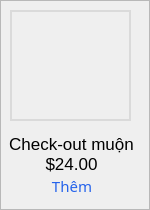
           <widget class="QFrame" name="frmServiceRow9">
            <property name="sizePolicy">
             <sizepolicy hsizetype="Preferred" vsizetype="Preferred">
              <horstretch>0</horstretch>
              <verstretch>0</verstretch>
             </sizepolicy>
            </property>
            <property name="minimumSize">
             <size>
              <width>0</width>
              <height>50</height>
             </size>
            </property>
            <property name="styleSheet">
             <string notr="true">#frame_33 {
	background-color: transparent;
	border:1px;
}</string>
            </property>
            <property name="frameShape">
             <enum>QFrame::StyledPanel</enum>
            </property>
            <property name="frameShadow">
             <enum>QFrame::Raised</enum>
            </property>
            <widget class="QLabel" name="lblServiceRow8Price">
             <property name="geometry">
              <rect>
               <x>0</x>
               <y>150</y>
               <width>141</width>
               <height>31</height>
              </rect>
             </property>
             <property name="styleSheet">
              <string notr="true">QLabel {
	font-family: &quot;Montserrat&quot;;
	font-size: 13pt;
	font-weight:400;
	background-color:transparent;
	border:1px;
	padding-left: 2px;
	padding-bottom:3px;
}</string>
             </property>
             <property name="text">
              <string>$24.00</string>
             </property>
             <property name="alignment">
              <set>Qt::AlignCenter</set>
             </property>
            </widget>
            <widget class="QLabel" name="lblServiceRow8Icon">
             <property name="geometry">
              <rect>
               <x>10</x>
               <y>10</y>
               <width>121</width>
               <height>111</height>
              </rect>
             </property>
             <property name="styleSheet">
              <string notr="true">QLabel {
	border: 2px solid #DADADA;
}</string>
             </property>
             <property name="text">
              <string/>
             </property>
             <property name="pixmap">
              <pixmap>C:/Administrator/Downloads/project/images/checkoutmuon.png</pixmap>
             </property>
             <property name="scaledContents">
              <bool>true</bool>
             </property>
            </widget>
            <widget class="QPushButton" name="btnServiceRow8Add">
             <property name="geometry">
              <rect>
               <x>40</x>
               <y>170</y>
               <width>61</width>
               <height>31</height>
              </rect>
             </property>
             <property name="font">
              <font>
               <family>Montserrat</family>
               <pointsize>11</pointsize>
               <weight>50</weight>
               <bold>false</bold>
              </font>
             </property>
             <property name="cursor">
              <cursorShape>PointingHandCursor</cursorShape>
             </property>
             <property name="styleSheet">
              <string notr="true">QPushButton {
	font-family: &quot;Montserrat&quot;;
	font-size:11pt;
	color: #2563EB;
	font-weight:400;
	background-color:transparent;
	border:1px;
	border-radius:5px;
	padding-left:3px;
}
QPushButton:hover {
	text-decoration: underline;
}</string>
             </property>
             <property name="text">
              <string>Thêm</string>
             </property>
            </widget>
            <widget class="QLabel" name="lblServiceRow8Name">
             <property name="geometry">
              <rect>
               <x>0</x>
               <y>130</y>
               <width>141</width>
               <height>31</height>
              </rect>
             </property>
             <property name="styleSheet">
              <string notr="true">QLabel {
	font-family: &quot;Montserrat&quot;;
	font-size: 13pt;
	font-weight:400;
	background-color:transparent;
	border:1px;
	padding-left: 2px;
	padding-bottom:3px;
}</string>
             </property>
             <property name="text">
              <string>Check-out muộn</string>
             </property>
             <property name="alignment">
              <set>Qt::AlignCenter</set>
             </property>
            </widget>
           </widget>
